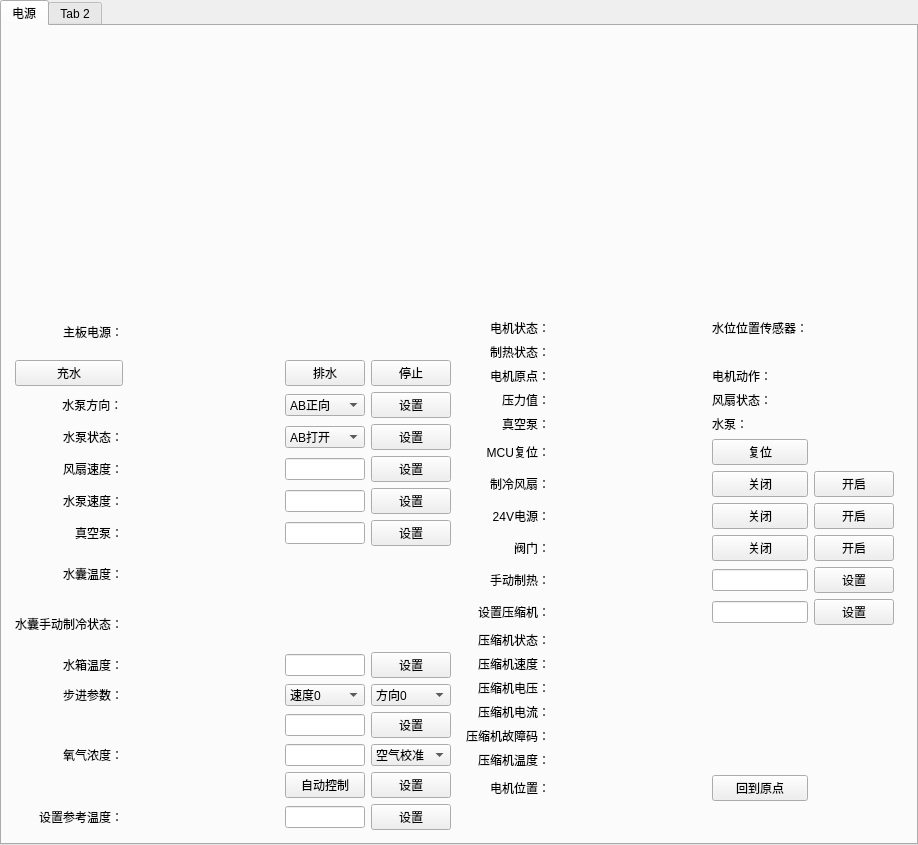
<?xml version="1.0" encoding="UTF-8"?>
<ui version="4.0">
 <class>JNDIConnectorWidget</class>
 <widget class="qMRMLWidget" name="JNDIConnectorWidget">
  <property name="geometry">
   <rect>
    <x>0</x>
    <y>0</y>
    <width>905</width>
    <height>845</height>
   </rect>
  </property>
  <property name="styleSheet">
   <string notr="true"/>
  </property>
  <layout class="QGridLayout" name="gridLayout_2">
   <property name="leftMargin">
    <number>0</number>
   </property>
   <property name="topMargin">
    <number>0</number>
   </property>
   <property name="rightMargin">
    <number>0</number>
   </property>
   <property name="bottomMargin">
    <number>0</number>
   </property>
   <item row="0" column="0">
    <widget class="QWidget" name="widget" native="true">
     <property name="styleSheet">
      <string notr="true"/>
     </property>
     <layout class="QVBoxLayout" name="verticalLayout_2" stretch="0">
      <property name="spacing">
       <number>4</number>
      </property>
      <property name="leftMargin">
       <number>0</number>
      </property>
      <property name="topMargin">
       <number>0</number>
      </property>
      <property name="rightMargin">
       <number>0</number>
      </property>
      <property name="bottomMargin">
       <number>0</number>
      </property>
      <item>
       <widget class="QTabWidget" name="tabWidget">
        <property name="currentIndex">
         <number>0</number>
        </property>
        <widget class="QWidget" name="tab_7">
         <attribute name="title">
          <string>电源</string>
         </attribute>
         <layout class="QVBoxLayout" name="verticalLayout_3" stretch="0,0">
          <property name="leftMargin">
           <number>4</number>
          </property>
          <property name="topMargin">
           <number>4</number>
          </property>
          <property name="rightMargin">
           <number>4</number>
          </property>
          <property name="bottomMargin">
           <number>4</number>
          </property>
          <item>
           <widget class="QWidget" name="unit_container" native="true"/>
          </item>
          <item>
           <widget class="QWidget" name="widget_2" native="true">
            <property name="sizePolicy">
             <sizepolicy hsizetype="Preferred" vsizetype="Preferred">
              <horstretch>0</horstretch>
              <verstretch>0</verstretch>
             </sizepolicy>
            </property>
            <layout class="QHBoxLayout" name="horizontalLayout">
             <item>
              <widget class="QWidget" name="widget_4" native="true">
               <layout class="QGridLayout" name="gridLayout" columnstretch="0,1,1,4,4">
                <property name="leftMargin">
                 <number>0</number>
                </property>
                <property name="topMargin">
                 <number>0</number>
                </property>
                <property name="rightMargin">
                 <number>0</number>
                </property>
                <property name="bottomMargin">
                 <number>0</number>
                </property>
                <item row="12" column="2">
                 <widget class="QLabel" name="label_14">
                  <property name="minimumSize">
                   <size>
                    <width>150</width>
                    <height>0</height>
                   </size>
                  </property>
                  <property name="text">
                   <string/>
                  </property>
                 </widget>
                </item>
                <item row="9" column="3">
                 <widget class="QLineEdit" name="lineEdit_2"/>
                </item>
                <item row="12" column="3">
                 <widget class="QLineEdit" name="lineEdit_5"/>
                </item>
                <item row="14" column="4">
                 <widget class="QComboBox" name="comboBox_2">
                  <item>
                   <property name="text">
                    <string>方向0</string>
                   </property>
                  </item>
                  <item>
                   <property name="text">
                    <string>方向1</string>
                   </property>
                  </item>
                 </widget>
                </item>
                <item row="5" column="4">
                 <widget class="QPushButton" name="btn_set_water_direction">
                  <property name="text">
                   <string>设置</string>
                  </property>
                 </widget>
                </item>
                <item row="6" column="2">
                 <widget class="QLabel" name="label_50">
                  <property name="minimumSize">
                   <size>
                    <width>150</width>
                    <height>0</height>
                   </size>
                  </property>
                  <property name="text">
                   <string/>
                  </property>
                 </widget>
                </item>
                <item row="4" column="4">
                 <widget class="QPushButton" name="btn_stop">
                  <property name="text">
                   <string>停止</string>
                  </property>
                 </widget>
                </item>
                <item row="4" column="3">
                 <widget class="QPushButton" name="btn_drain_water">
                  <property name="text">
                   <string>排水</string>
                  </property>
                 </widget>
                </item>
                <item row="10" column="2">
                 <widget class="QLabel" name="label_9">
                  <property name="minimumSize">
                   <size>
                    <width>150</width>
                    <height>0</height>
                   </size>
                  </property>
                  <property name="text">
                   <string/>
                  </property>
                 </widget>
                </item>
                <item row="8" column="4">
                 <widget class="QPushButton" name="pushButton">
                  <property name="text">
                   <string>设置</string>
                  </property>
                 </widget>
                </item>
                <item row="15" column="3">
                 <widget class="QLineEdit" name="lineEdit_3"/>
                </item>
                <item row="7" column="1">
                 <widget class="QLabel" name="label">
                  <property name="text">
                   <string>风扇速度：</string>
                  </property>
                  <property name="alignment">
                   <set>Qt::AlignRight|Qt::AlignTrailing|Qt::AlignVCenter</set>
                  </property>
                 </widget>
                </item>
                <item row="18" column="1" alignment="Qt::AlignRight">
                 <widget class="QLabel" name="label_45">
                  <property name="text">
                   <string>设置参考温度：</string>
                  </property>
                 </widget>
                </item>
                <item row="6" column="1" alignment="Qt::AlignRight">
                 <widget class="QLabel" name="label_46">
                  <property name="text">
                   <string>水泵状态：</string>
                  </property>
                 </widget>
                </item>
                <item row="8" column="2">
                 <widget class="QLabel" name="label_3">
                  <property name="minimumSize">
                   <size>
                    <width>150</width>
                    <height>0</height>
                   </size>
                  </property>
                  <property name="text">
                   <string/>
                  </property>
                 </widget>
                </item>
                <item row="18" column="4">
                 <widget class="QPushButton" name="btn_set_reference_temp">
                  <property name="text">
                   <string>设置</string>
                  </property>
                 </widget>
                </item>
                <item row="16" column="3">
                 <widget class="QLineEdit" name="lineEdit_14"/>
                </item>
                <item row="14" column="1">
                 <widget class="QLabel" name="label_12">
                  <property name="text">
                   <string>步进参数：</string>
                  </property>
                  <property name="alignment">
                   <set>Qt::AlignRight|Qt::AlignTrailing|Qt::AlignVCenter</set>
                  </property>
                 </widget>
                </item>
                <item row="9" column="4">
                 <widget class="QPushButton" name="pushButton_2">
                  <property name="text">
                   <string>设置</string>
                  </property>
                 </widget>
                </item>
                <item row="14" column="2">
                 <widget class="QLabel" name="label_16">
                  <property name="minimumSize">
                   <size>
                    <width>150</width>
                    <height>0</height>
                   </size>
                  </property>
                  <property name="text">
                   <string/>
                  </property>
                 </widget>
                </item>
                <item row="5" column="2">
                 <widget class="QLabel" name="label_49">
                  <property name="minimumSize">
                   <size>
                    <width>150</width>
                    <height>0</height>
                   </size>
                  </property>
                  <property name="text">
                   <string/>
                  </property>
                 </widget>
                </item>
                <item row="14" column="3">
                 <widget class="QComboBox" name="comboBox">
                  <item>
                   <property name="text">
                    <string>速度0</string>
                   </property>
                  </item>
                  <item>
                   <property name="text">
                    <string>速度1</string>
                   </property>
                  </item>
                  <item>
                   <property name="text">
                    <string>速度2</string>
                   </property>
                  </item>
                  <item>
                   <property name="text">
                    <string>速度3</string>
                   </property>
                  </item>
                  <item>
                   <property name="text">
                    <string>速度4</string>
                   </property>
                  </item>
                  <item>
                   <property name="text">
                    <string>速度5</string>
                   </property>
                  </item>
                 </widget>
                </item>
                <item row="16" column="2">
                 <widget class="QLabel" name="label_17">
                  <property name="minimumSize">
                   <size>
                    <width>150</width>
                    <height>0</height>
                   </size>
                  </property>
                  <property name="text">
                   <string/>
                  </property>
                 </widget>
                </item>
                <item row="8" column="3">
                 <widget class="QLineEdit" name="lineEdit"/>
                </item>
                <item row="16" column="4">
                 <widget class="QComboBox" name="comboBox_3">
                  <item>
                   <property name="text">
                    <string>空气校准</string>
                   </property>
                  </item>
                  <item>
                   <property name="text">
                    <string>无氧校准</string>
                   </property>
                  </item>
                 </widget>
                </item>
                <item row="18" column="3">
                 <widget class="QLineEdit" name="lineEdit_6"/>
                </item>
                <item row="7" column="4">
                 <widget class="QPushButton" name="btn1">
                  <property name="text">
                   <string>设置</string>
                  </property>
                  <property name="checkable">
                   <bool>false</bool>
                  </property>
                 </widget>
                </item>
                <item row="3" column="2">
                 <widget class="QLabel" name="label_33">
                  <property name="text">
                   <string/>
                  </property>
                 </widget>
                </item>
                <item row="12" column="1">
                 <widget class="QLabel" name="label_10">
                  <property name="text">
                   <string>水箱温度：</string>
                  </property>
                  <property name="alignment">
                   <set>Qt::AlignRight|Qt::AlignTrailing|Qt::AlignVCenter</set>
                  </property>
                 </widget>
                </item>
                <item row="5" column="1" alignment="Qt::AlignRight">
                 <widget class="QLabel" name="label_8">
                  <property name="text">
                   <string> 水泵方向：</string>
                  </property>
                 </widget>
                </item>
                <item row="17" column="4">
                 <widget class="QPushButton" name="pushButton_13">
                  <property name="text">
                   <string>设置</string>
                  </property>
                 </widget>
                </item>
                <item row="11" column="2">
                 <widget class="QLabel" name="label_66">
                  <property name="minimumSize">
                   <size>
                    <width>150</width>
                    <height>0</height>
                   </size>
                  </property>
                  <property name="text">
                   <string/>
                  </property>
                 </widget>
                </item>
                <item row="6" column="4">
                 <widget class="QPushButton" name="btn_set_water_status">
                  <property name="text">
                   <string>设置</string>
                  </property>
                 </widget>
                </item>
                <item row="9" column="1">
                 <widget class="QLabel" name="label_7">
                  <property name="text">
                   <string>真空泵：</string>
                  </property>
                  <property name="alignment">
                   <set>Qt::AlignRight|Qt::AlignTrailing|Qt::AlignVCenter</set>
                  </property>
                 </widget>
                </item>
                <item row="9" column="2">
                 <widget class="QLabel" name="label_5">
                  <property name="minimumSize">
                   <size>
                    <width>150</width>
                    <height>0</height>
                   </size>
                  </property>
                  <property name="text">
                   <string/>
                  </property>
                 </widget>
                </item>
                <item row="7" column="3">
                 <widget class="QLineEdit" name="l1"/>
                </item>
                <item row="10" column="1" alignment="Qt::AlignRight">
                 <widget class="QLabel" name="label_47">
                  <property name="text">
                   <string>水囊温度：</string>
                  </property>
                 </widget>
                </item>
                <item row="8" column="1">
                 <widget class="QLabel" name="label_6">
                  <property name="text">
                   <string>水泵速度：</string>
                  </property>
                  <property name="alignment">
                   <set>Qt::AlignRight|Qt::AlignTrailing|Qt::AlignVCenter</set>
                  </property>
                 </widget>
                </item>
                <item row="17" column="3">
                 <widget class="QPushButton" name="btn_auto_control">
                  <property name="text">
                   <string>自动控制</string>
                  </property>
                  <property name="checkable">
                   <bool>true</bool>
                  </property>
                  <property name="checked">
                   <bool>false</bool>
                  </property>
                 </widget>
                </item>
                <item row="5" column="3">
                 <widget class="QComboBox" name="comboBox_4">
                  <item>
                   <property name="text">
                    <string>AB正向</string>
                   </property>
                  </item>
                  <item>
                   <property name="text">
                    <string>A正B反</string>
                   </property>
                  </item>
                  <item>
                   <property name="text">
                    <string>A反B正</string>
                   </property>
                  </item>
                  <item>
                   <property name="text">
                    <string>AB反向</string>
                   </property>
                  </item>
                 </widget>
                </item>
                <item row="16" column="1">
                 <widget class="QLabel" name="label_13">
                  <property name="text">
                   <string>氧气浓度：</string>
                  </property>
                  <property name="alignment">
                   <set>Qt::AlignRight|Qt::AlignTrailing|Qt::AlignVCenter</set>
                  </property>
                 </widget>
                </item>
                <item row="6" column="3">
                 <widget class="QComboBox" name="comboBox_5">
                  <item>
                   <property name="text">
                    <string>AB打开</string>
                   </property>
                  </item>
                  <item>
                   <property name="text">
                    <string>AB关闭</string>
                   </property>
                  </item>
                  <item>
                   <property name="text">
                    <string>A开B关</string>
                   </property>
                  </item>
                  <item>
                   <property name="text">
                    <string>A关B开</string>
                   </property>
                  </item>
                 </widget>
                </item>
                <item row="11" column="1" alignment="Qt::AlignRight">
                 <widget class="QLabel" name="label_64">
                  <property name="text">
                   <string>水囊手动制冷状态：</string>
                  </property>
                 </widget>
                </item>
                <item row="4" column="1">
                 <widget class="QPushButton" name="btn_fill_water">
                  <property name="text">
                   <string>充水</string>
                  </property>
                 </widget>
                </item>
                <item row="3" column="1">
                 <widget class="QLabel" name="label_32">
                  <property name="text">
                   <string>主板电源：</string>
                  </property>
                  <property name="alignment">
                   <set>Qt::AlignRight|Qt::AlignTrailing|Qt::AlignVCenter</set>
                  </property>
                 </widget>
                </item>
                <item row="7" column="2">
                 <widget class="QLabel" name="label_2">
                  <property name="minimumSize">
                   <size>
                    <width>150</width>
                    <height>0</height>
                   </size>
                  </property>
                  <property name="text">
                   <string/>
                  </property>
                 </widget>
                </item>
                <item row="12" column="4">
                 <widget class="QPushButton" name="pushButton_4">
                  <property name="text">
                   <string>设置</string>
                  </property>
                 </widget>
                </item>
                <item row="15" column="4">
                 <widget class="QPushButton" name="pushButton_6">
                  <property name="text">
                   <string>设置</string>
                  </property>
                 </widget>
                </item>
               </layout>
              </widget>
             </item>
             <item>
              <widget class="QWidget" name="widget_5" native="true">
               <layout class="QGridLayout" name="gridLayout_3" columnstretch="1,1,4,4">
                <item row="0" column="0">
                 <widget class="QLabel" name="label_26">
                  <property name="text">
                   <string>电机状态：</string>
                  </property>
                  <property name="alignment">
                   <set>Qt::AlignRight|Qt::AlignTrailing|Qt::AlignVCenter</set>
                  </property>
                 </widget>
                </item>
                <item row="0" column="1">
                 <widget class="QLabel" name="label_27">
                  <property name="minimumSize">
                   <size>
                    <width>150</width>
                    <height>0</height>
                   </size>
                  </property>
                  <property name="text">
                   <string/>
                  </property>
                 </widget>
                </item>
                <item row="0" column="2">
                 <widget class="QLabel" name="label_28">
                  <property name="text">
                   <string>水位位置传感器：</string>
                  </property>
                 </widget>
                </item>
                <item row="0" column="3">
                 <widget class="QLabel" name="label_48">
                  <property name="text">
                   <string/>
                  </property>
                 </widget>
                </item>
                <item row="1" column="0" alignment="Qt::AlignRight">
                 <widget class="QLabel" name="label_65">
                  <property name="text">
                   <string>制热状态：</string>
                  </property>
                 </widget>
                </item>
                <item row="1" column="1">
                 <widget class="QLabel" name="label_67">
                  <property name="minimumSize">
                   <size>
                    <width>150</width>
                    <height>0</height>
                   </size>
                  </property>
                  <property name="text">
                   <string/>
                  </property>
                 </widget>
                </item>
                <item row="2" column="0">
                 <widget class="QLabel" name="label_30">
                  <property name="text">
                   <string>电机原点：</string>
                  </property>
                  <property name="alignment">
                   <set>Qt::AlignRight|Qt::AlignTrailing|Qt::AlignVCenter</set>
                  </property>
                 </widget>
                </item>
                <item row="2" column="1">
                 <widget class="QLabel" name="label_35">
                  <property name="text">
                   <string/>
                  </property>
                 </widget>
                </item>
                <item row="2" column="2">
                 <widget class="QLabel" name="label_34">
                  <property name="text">
                   <string>电机动作：</string>
                  </property>
                 </widget>
                </item>
                <item row="2" column="3">
                 <widget class="QLabel" name="label_38">
                  <property name="text">
                   <string/>
                  </property>
                 </widget>
                </item>
                <item row="3" column="0">
                 <widget class="QLabel" name="label_36">
                  <property name="text">
                   <string>压力值：</string>
                  </property>
                  <property name="alignment">
                   <set>Qt::AlignRight|Qt::AlignTrailing|Qt::AlignVCenter</set>
                  </property>
                 </widget>
                </item>
                <item row="3" column="1">
                 <widget class="QLabel" name="label_37">
                  <property name="text">
                   <string/>
                  </property>
                 </widget>
                </item>
                <item row="3" column="2">
                 <widget class="QLabel" name="label_39">
                  <property name="text">
                   <string>风扇状态：</string>
                  </property>
                 </widget>
                </item>
                <item row="3" column="3">
                 <widget class="QLabel" name="label_40">
                  <property name="text">
                   <string/>
                  </property>
                 </widget>
                </item>
                <item row="4" column="0">
                 <widget class="QLabel" name="label_41">
                  <property name="text">
                   <string>真空泵：</string>
                  </property>
                  <property name="alignment">
                   <set>Qt::AlignRight|Qt::AlignTrailing|Qt::AlignVCenter</set>
                  </property>
                 </widget>
                </item>
                <item row="4" column="1">
                 <widget class="QLabel" name="label_42">
                  <property name="text">
                   <string/>
                  </property>
                 </widget>
                </item>
                <item row="4" column="2">
                 <widget class="QLabel" name="label_43">
                  <property name="text">
                   <string>水泵：</string>
                  </property>
                 </widget>
                </item>
                <item row="4" column="3">
                 <widget class="QLabel" name="label_44">
                  <property name="text">
                   <string/>
                  </property>
                 </widget>
                </item>
                <item row="5" column="0">
                 <widget class="QLabel" name="label_31">
                  <property name="text">
                   <string>MCU复位：</string>
                  </property>
                  <property name="alignment">
                   <set>Qt::AlignRight|Qt::AlignTrailing|Qt::AlignVCenter</set>
                  </property>
                 </widget>
                </item>
                <item row="5" column="2">
                 <widget class="QPushButton" name="btn_mcu">
                  <property name="sizePolicy">
                   <sizepolicy hsizetype="Expanding" vsizetype="Fixed">
                    <horstretch>0</horstretch>
                    <verstretch>0</verstretch>
                   </sizepolicy>
                  </property>
                  <property name="text">
                   <string>复位</string>
                  </property>
                  <property name="checkable">
                   <bool>false</bool>
                  </property>
                 </widget>
                </item>
                <item row="6" column="0">
                 <widget class="QLabel" name="label_11">
                  <property name="text">
                   <string>制冷风扇：</string>
                  </property>
                  <property name="alignment">
                   <set>Qt::AlignRight|Qt::AlignTrailing|Qt::AlignVCenter</set>
                  </property>
                 </widget>
                </item>
                <item row="6" column="1">
                 <widget class="QLabel" name="label_15">
                  <property name="text">
                   <string/>
                  </property>
                 </widget>
                </item>
                <item row="6" column="2">
                 <widget class="QPushButton" name="pushButton_8">
                  <property name="sizePolicy">
                   <sizepolicy hsizetype="Expanding" vsizetype="Fixed">
                    <horstretch>0</horstretch>
                    <verstretch>0</verstretch>
                   </sizepolicy>
                  </property>
                  <property name="maximumSize">
                   <size>
                    <width>16777215</width>
                    <height>16777215</height>
                   </size>
                  </property>
                  <property name="text">
                   <string>关闭</string>
                  </property>
                 </widget>
                </item>
                <item row="6" column="3">
                 <widget class="QPushButton" name="pushButton_5">
                  <property name="sizePolicy">
                   <sizepolicy hsizetype="Expanding" vsizetype="Fixed">
                    <horstretch>0</horstretch>
                    <verstretch>0</verstretch>
                   </sizepolicy>
                  </property>
                  <property name="maximumSize">
                   <size>
                    <width>16777215</width>
                    <height>16777215</height>
                   </size>
                  </property>
                  <property name="text">
                   <string>开启</string>
                  </property>
                 </widget>
                </item>
                <item row="7" column="0">
                 <widget class="QLabel" name="label_20">
                  <property name="text">
                   <string>24V电源：</string>
                  </property>
                  <property name="alignment">
                   <set>Qt::AlignRight|Qt::AlignTrailing|Qt::AlignVCenter</set>
                  </property>
                 </widget>
                </item>
                <item row="7" column="1">
                 <widget class="QLabel" name="label_19">
                  <property name="text">
                   <string/>
                  </property>
                 </widget>
                </item>
                <item row="7" column="2">
                 <widget class="QPushButton" name="pushButton_9">
                  <property name="maximumSize">
                   <size>
                    <width>16777215</width>
                    <height>16777215</height>
                   </size>
                  </property>
                  <property name="text">
                   <string>关闭</string>
                  </property>
                 </widget>
                </item>
                <item row="7" column="3">
                 <widget class="QPushButton" name="pushButton_7">
                  <property name="maximumSize">
                   <size>
                    <width>16777215</width>
                    <height>16777215</height>
                   </size>
                  </property>
                  <property name="text">
                   <string>开启</string>
                  </property>
                 </widget>
                </item>
                <item row="8" column="0">
                 <widget class="QLabel" name="label_29">
                  <property name="text">
                   <string>阀门：</string>
                  </property>
                  <property name="alignment">
                   <set>Qt::AlignRight|Qt::AlignTrailing|Qt::AlignVCenter</set>
                  </property>
                 </widget>
                </item>
                <item row="8" column="1">
                 <widget class="QLabel" name="label_22">
                  <property name="text">
                   <string/>
                  </property>
                 </widget>
                </item>
                <item row="8" column="2">
                 <widget class="QPushButton" name="pushButton_10">
                  <property name="maximumSize">
                   <size>
                    <width>16777215</width>
                    <height>16777215</height>
                   </size>
                  </property>
                  <property name="text">
                   <string>关闭</string>
                  </property>
                 </widget>
                </item>
                <item row="8" column="3">
                 <widget class="QPushButton" name="pushButton_11">
                  <property name="maximumSize">
                   <size>
                    <width>16777215</width>
                    <height>16777215</height>
                   </size>
                  </property>
                  <property name="text">
                   <string>开启</string>
                  </property>
                 </widget>
                </item>
                <item row="9" column="0">
                 <widget class="QLabel" name="label_21">
                  <property name="text">
                   <string>手动制热：</string>
                  </property>
                  <property name="alignment">
                   <set>Qt::AlignRight|Qt::AlignTrailing|Qt::AlignVCenter</set>
                  </property>
                 </widget>
                </item>
                <item row="9" column="1">
                 <widget class="QLabel" name="label_23">
                  <property name="text">
                   <string/>
                  </property>
                 </widget>
                </item>
                <item row="9" column="2">
                 <widget class="QLineEdit" name="lineEdit_31">
                  <property name="sizePolicy">
                   <sizepolicy hsizetype="Preferred" vsizetype="Fixed">
                    <horstretch>0</horstretch>
                    <verstretch>0</verstretch>
                   </sizepolicy>
                  </property>
                 </widget>
                </item>
                <item row="9" column="3">
                 <widget class="QPushButton" name="btn_warm_manual">
                  <property name="text">
                   <string>设置</string>
                  </property>
                 </widget>
                </item>
                <item row="10" column="0">
                 <widget class="QLabel" name="label_18">
                  <property name="text">
                   <string>设置压缩机：</string>
                  </property>
                  <property name="alignment">
                   <set>Qt::AlignRight|Qt::AlignTrailing|Qt::AlignVCenter</set>
                  </property>
                 </widget>
                </item>
                <item row="10" column="1">
                 <widget class="QLabel" name="label_63">
                  <property name="text">
                   <string/>
                  </property>
                 </widget>
                </item>
                <item row="10" column="2">
                 <widget class="QLineEdit" name="lineEdit_29">
                  <property name="sizePolicy">
                   <sizepolicy hsizetype="Preferred" vsizetype="Fixed">
                    <horstretch>0</horstretch>
                    <verstretch>0</verstretch>
                   </sizepolicy>
                  </property>
                 </widget>
                </item>
                <item row="10" column="3">
                 <widget class="QPushButton" name="btn_compressor">
                  <property name="text">
                   <string>设置</string>
                  </property>
                 </widget>
                </item>
                <item row="11" column="0" alignment="Qt::AlignRight">
                 <widget class="QLabel" name="label_55">
                  <property name="text">
                   <string>压缩机状态：</string>
                  </property>
                 </widget>
                </item>
                <item row="11" column="1">
                 <widget class="QLabel" name="label_56">
                  <property name="text">
                   <string/>
                  </property>
                 </widget>
                </item>
                <item row="12" column="0" alignment="Qt::AlignRight">
                 <widget class="QLabel" name="label_53">
                  <property name="text">
                   <string>压缩机速度：</string>
                  </property>
                 </widget>
                </item>
                <item row="12" column="1">
                 <widget class="QLabel" name="label_54">
                  <property name="text">
                   <string/>
                  </property>
                 </widget>
                </item>
                <item row="13" column="0" alignment="Qt::AlignRight">
                 <widget class="QLabel" name="label_51">
                  <property name="text">
                   <string>压缩机电压：</string>
                  </property>
                 </widget>
                </item>
                <item row="13" column="1">
                 <widget class="QLabel" name="label_52">
                  <property name="text">
                   <string/>
                  </property>
                 </widget>
                </item>
                <item row="14" column="0" alignment="Qt::AlignRight">
                 <widget class="QLabel" name="label_57">
                  <property name="text">
                   <string>压缩机电流：</string>
                  </property>
                 </widget>
                </item>
                <item row="14" column="1">
                 <widget class="QLabel" name="label_60">
                  <property name="text">
                   <string/>
                  </property>
                 </widget>
                </item>
                <item row="15" column="0" alignment="Qt::AlignRight">
                 <widget class="QLabel" name="label_58">
                  <property name="text">
                   <string>压缩机故障码：</string>
                  </property>
                 </widget>
                </item>
                <item row="15" column="1">
                 <widget class="QLabel" name="label_61">
                  <property name="text">
                   <string/>
                  </property>
                 </widget>
                </item>
                <item row="16" column="0" alignment="Qt::AlignRight">
                 <widget class="QLabel" name="label_59">
                  <property name="text">
                   <string>压缩机温度：</string>
                  </property>
                 </widget>
                </item>
                <item row="16" column="1">
                 <widget class="QLabel" name="label_62">
                  <property name="text">
                   <string/>
                  </property>
                 </widget>
                </item>
                <item row="17" column="0">
                 <widget class="QLabel" name="label_4">
                  <property name="text">
                   <string>电机位置：</string>
                  </property>
                  <property name="alignment">
                   <set>Qt::AlignRight|Qt::AlignTrailing|Qt::AlignVCenter</set>
                  </property>
                 </widget>
                </item>
                <item row="17" column="1">
                 <widget class="QLabel" name="label_24">
                  <property name="text">
                   <string/>
                  </property>
                 </widget>
                </item>
                <item row="17" column="2">
                 <widget class="QPushButton" name="pushButton_16">
                  <property name="text">
                   <string>回到原点</string>
                  </property>
                 </widget>
                </item>
                <item row="18" column="1">
                 <widget class="QLabel" name="label_25">
                  <property name="text">
                   <string/>
                  </property>
                 </widget>
                </item>
               </layout>
              </widget>
             </item>
            </layout>
           </widget>
          </item>
         </layout>
        </widget>
        <widget class="QWidget" name="tab_8">
         <attribute name="title">
          <string>Tab 2</string>
         </attribute>
        </widget>
       </widget>
      </item>
     </layout>
    </widget>
   </item>
  </layout>
 </widget>
 <customwidgets>
  <customwidget>
   <class>qMRMLWidget</class>
   <extends>QWidget</extends>
   <header>qMRMLWidget.h</header>
   <container>1</container>
  </customwidget>
 </customwidgets>
 <resources/>
 <connections/>
</ui>
